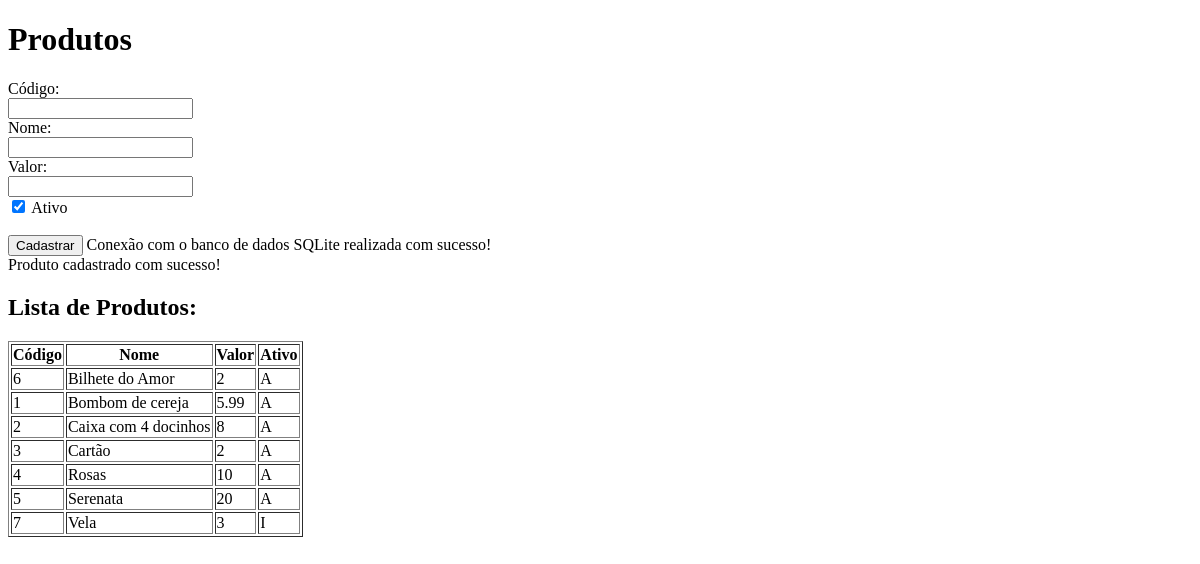
Before: / with the older database file.
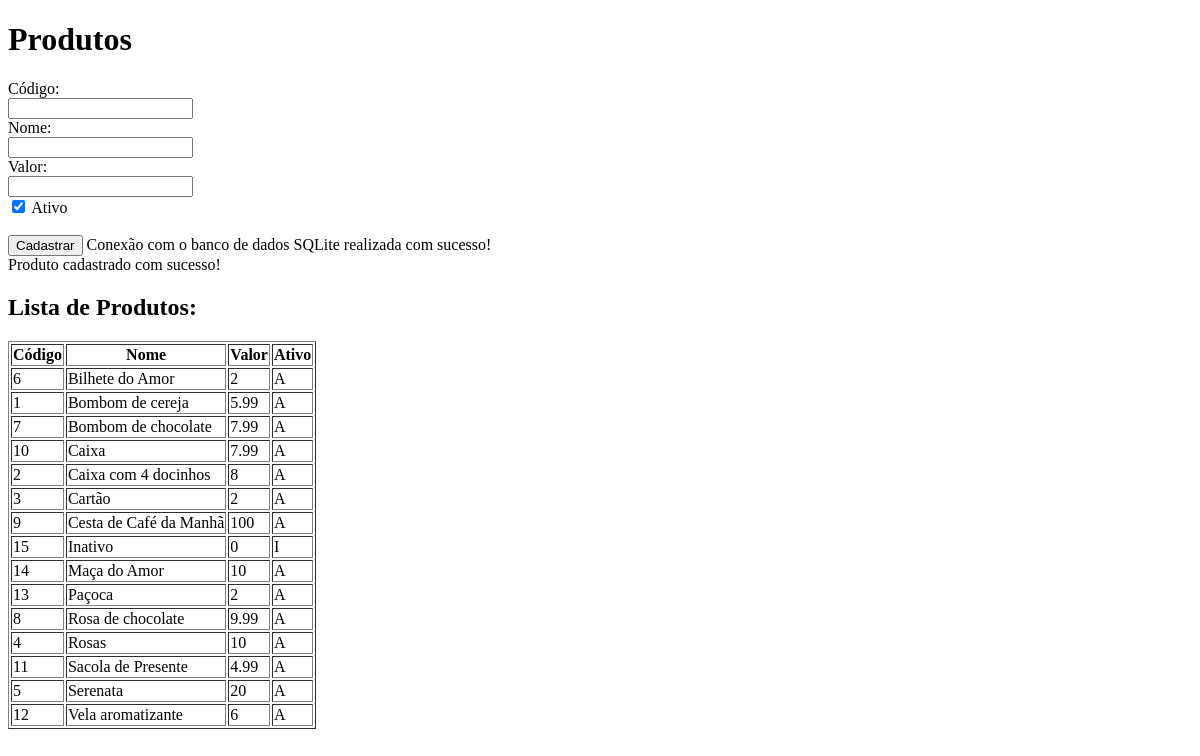
After: the same page with the newer database file.
### tables this page shows
CREATE TABLE "produtos" (
	"id_produto"	INTEGER,
	"nome"	TEXT,
	"valor"	REAL,
	"ativo"	TEXT DEFAULT 'A',
	PRIMARY KEY("id_produto" AUTOINCREMENT)
);

### index.php (the view, shortened to what this page needs)
<!DOCTYPE html>
<html>
    <head>
    </head>
    <body>
        <form method="post">
<h1>Produtos</h1>
<label for="fid">Código:</label><br>
<input type="text" id="id_codigo" name="id_codigo"
value=""><br>
<label for="fnome">Nome:</label><br>
<input type="text" id="nome" name="nome" value=""><br>
<label for="fvalor">Valor:</valor><br>
<input type="number" id="valor" name="valor" step =
'0.01' value=""><br>
<input type="checkbox" id="ativo" name="ativo" value="A"
checked> <label for="lativo">Ativo</label><br> <br>
<input type="submit" value="Cadastrar">
</form>
        <?php
        $caminho_banco = 'bdloja.db';
        $pdo = new PDO("sqlite:" . $caminho_banco);
        $pdo->setAttribute(PDO::ATTR_ERRMODE,PDO::ERRMODE_EXCEPTION);
        echo "Conexão com o banco de dados SQLite realizada com sucesso!<br>";
echo "Produto cadastrado com sucesso!";
$sql = "SELECT * FROM produtos ORDER BY nome";
$stmt = $pdo->query($sql);
$produtos = $stmt->fetchAll();
echo "<h2>Lista de Produtos:</h2>";
echo "<table border='1'>";
echo "<tr><th>Código</th><th>Nome</th><th>Valor</th><th>Ativo</th></tr>";
foreach ($produtos as $produto) {
  echo "<tr>";
  echo "<td>" . $produto['id_produto'] . "</td>";
  echo "<td>" . $produto['nome'] . "</td>";
  echo "<td>" . $produto['valor'] . "</td>";
  echo "<td>" . $produto['ativo'] . "</td>";
  echo "</tr>";
}
echo "</table>";
        ?>
    </body>
</html>

Changed rows visible on the page:
changed produtos id 7: nome "Vela" → "Bombom de chocolate"; valor "3" → "7.99"; ativo "I" → "A"; moves up the list
added produtos: id_produto "10", nome "Caixa", valor "7.99", ativo "A"
added produtos: id_produto "9", nome "Cesta de Café da Manhã", valor "100", ativo "A"
added produtos: id_produto "15", nome "Inativo", valor "0", ativo "I"
added produtos: id_produto "14", nome "Maça do Amor", valor "10", ativo "A"
added produtos: id_produto "13", nome "Paçoca", valor "2", ativo "A"
added produtos: id_produto "8", nome "Rosa de chocolate", valor "9.99", ativo "A"
added produtos: id_produto "11", nome "Sacola de Presente", valor "4.99", ativo "A"
added produtos: id_produto "12", nome "Vela aromatizante", valor "6", ativo "A"
